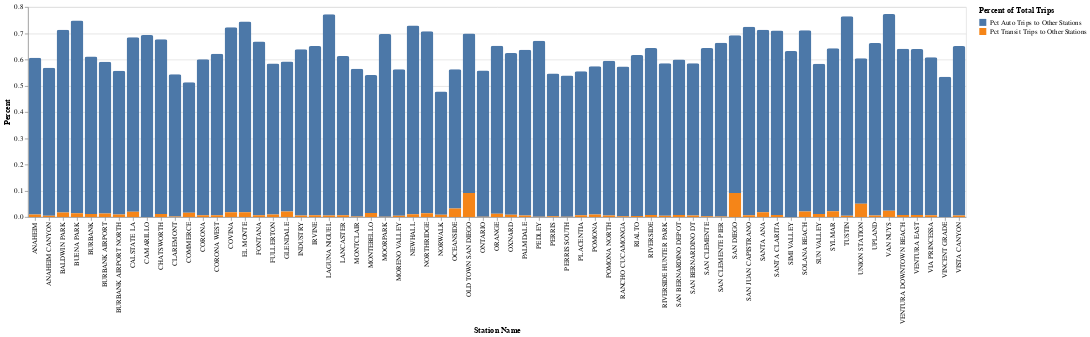

This figure's notebook cell:
### Code cell
alt.Chart(summary_long).mark_bar(cornerRadiusTopLeft=3, cornerRadiusTopRight=3).encode(
    x=alt.X("station_name:O", title="Station Name"),
    y=alt.Y("percent:Q", title="Percent"),
    color=alt.Color("trip_type:N", legend=alt.Legend(title="Percent of Total Trips")),
)

### Figure 1 — Vega-Lite specification as saved in the notebook (floating-point values rounded to 4 significant figures; data arrays with more than 128 entries replaced by an {"elided": "..."} marker saying what was removed)
{"config": {"view": {"continuousWidth": 300, "continuousHeight": 300}}, "data": {"name": "data-36b1aac9c92bc8f8343086663dc48d08"}, "mark": {"type": "bar", "cornerRadiusTopLeft": 3, "cornerRadiusTopRight": 3}, "encoding": {"color": {"field": "trip_type", "legend": {"title": "Percent of Total Trips"}, "type": "nominal"}, "x": {"field": "station_name", "title": "Station Name", "type": "ordinal"}, "y": {"field": "percent", "title": "Percent", "type": "quantitative"}}, "$schema": "https://vega.github.io/schema/vega-lite/v5.20.1.json", "datasets": {"data-36b1aac9c92bc8f8343086663dc48d08": {"elided": "134 records"}}}
